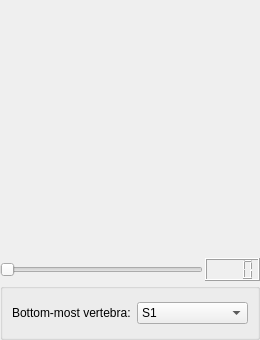
<?xml version="1.0" encoding="UTF-8"?>
<ui version="4.0">
 <class>slicePainter</class>
 <widget class="QWidget" name="slicePainter">
  <property name="geometry">
   <rect>
    <x>0</x>
    <y>0</y>
    <width>260</width>
    <height>340</height>
   </rect>
  </property>
  <property name="sizePolicy">
   <sizepolicy hsizetype="MinimumExpanding" vsizetype="MinimumExpanding">
    <horstretch>0</horstretch>
    <verstretch>0</verstretch>
   </sizepolicy>
  </property>
  <property name="minimumSize">
   <size>
    <width>256</width>
    <height>340</height>
   </size>
  </property>
  <property name="baseSize">
   <size>
    <width>256</width>
    <height>340</height>
   </size>
  </property>
  <property name="windowTitle">
   <string>Form</string>
  </property>
  <widget class="QWidget" name="layoutWidget">
   <property name="geometry">
    <rect>
     <x>0</x>
     <y>0</y>
     <width>260</width>
     <height>340</height>
    </rect>
   </property>
   <layout class="QVBoxLayout" name="vLayout">
    <property name="spacing">
     <number>2</number>
    </property>
    <property name="margin">
     <number>0</number>
    </property>
    <item>
     <widget class="QLabel" name="slice">
      <property name="sizePolicy">
       <sizepolicy hsizetype="Fixed" vsizetype="Fixed">
        <horstretch>0</horstretch>
        <verstretch>0</verstretch>
       </sizepolicy>
      </property>
      <property name="minimumSize">
       <size>
        <width>256</width>
        <height>256</height>
       </size>
      </property>
      <property name="baseSize">
       <size>
        <width>256</width>
        <height>256</height>
       </size>
      </property>
      <property name="cursor">
       <cursorShape>CrossCursor</cursorShape>
      </property>
     </widget>
    </item>
    <item>
     <layout class="QHBoxLayout" name="sliderLayout">
      <item>
       <widget class="QSlider" name="sliceSlider">
        <property name="orientation">
         <enum>Qt::Horizontal</enum>
        </property>
       </widget>
      </item>
      <item>
       <widget class="QLCDNumber" name="lcdSlice">
        <property name="sizePolicy">
         <sizepolicy hsizetype="Minimum" vsizetype="Fixed">
          <horstretch>0</horstretch>
          <verstretch>0</verstretch>
         </sizepolicy>
        </property>
        <property name="numDigits">
         <number>4</number>
        </property>
       </widget>
      </item>
     </layout>
    </item>
    <item>
     <widget class="QGroupBox" name="startGroupBox">
      <layout class="QHBoxLayout" name="horizontalLayout">
       <item>
        <widget class="QLabel" name="labelText">
         <property name="sizePolicy">
          <sizepolicy hsizetype="Fixed" vsizetype="Fixed">
           <horstretch>0</horstretch>
           <verstretch>0</verstretch>
          </sizepolicy>
         </property>
         <property name="text">
          <string>Bottom-most vertebra:</string>
         </property>
        </widget>
       </item>
       <item>
        <widget class="QComboBox" name="bottomLabel">
         <property name="sizePolicy">
          <sizepolicy hsizetype="Expanding" vsizetype="Fixed">
           <horstretch>0</horstretch>
           <verstretch>0</verstretch>
          </sizepolicy>
         </property>
         <property name="currentIndex">
          <number>4</number>
         </property>
         <item>
          <property name="text">
           <string>S5</string>
          </property>
         </item>
         <item>
          <property name="text">
           <string>S4</string>
          </property>
         </item>
         <item>
          <property name="text">
           <string>S3</string>
          </property>
         </item>
         <item>
          <property name="text">
           <string>S2</string>
          </property>
         </item>
         <item>
          <property name="text">
           <string>S1</string>
          </property>
         </item>
         <item>
          <property name="text">
           <string>L5</string>
          </property>
         </item>
         <item>
          <property name="text">
           <string>L4</string>
          </property>
         </item>
         <item>
          <property name="text">
           <string>L3</string>
          </property>
         </item>
         <item>
          <property name="text">
           <string>L2</string>
          </property>
         </item>
         <item>
          <property name="text">
           <string>L1</string>
          </property>
         </item>
         <item>
          <property name="text">
           <string>T12</string>
          </property>
         </item>
         <item>
          <property name="text">
           <string>T11</string>
          </property>
         </item>
         <item>
          <property name="text">
           <string>T10</string>
          </property>
         </item>
         <item>
          <property name="text">
           <string>T9</string>
          </property>
         </item>
         <item>
          <property name="text">
           <string>T8</string>
          </property>
         </item>
         <item>
          <property name="text">
           <string>T7</string>
          </property>
         </item>
         <item>
          <property name="text">
           <string>T6</string>
          </property>
         </item>
         <item>
          <property name="text">
           <string>T5</string>
          </property>
         </item>
         <item>
          <property name="text">
           <string>T4</string>
          </property>
         </item>
         <item>
          <property name="text">
           <string>T3</string>
          </property>
         </item>
         <item>
          <property name="text">
           <string>T2</string>
          </property>
         </item>
         <item>
          <property name="text">
           <string>T1</string>
          </property>
         </item>
         <item>
          <property name="text">
           <string>C7</string>
          </property>
         </item>
         <item>
          <property name="text">
           <string>C6</string>
          </property>
         </item>
         <item>
          <property name="text">
           <string>C5</string>
          </property>
         </item>
         <item>
          <property name="text">
           <string>C4</string>
          </property>
         </item>
         <item>
          <property name="text">
           <string>C3</string>
          </property>
         </item>
         <item>
          <property name="text">
           <string>C2</string>
          </property>
         </item>
         <item>
          <property name="text">
           <string>C1</string>
          </property>
         </item>
        </widget>
       </item>
      </layout>
     </widget>
    </item>
   </layout>
  </widget>
 </widget>
 <resources/>
 <connections/>
</ui>
